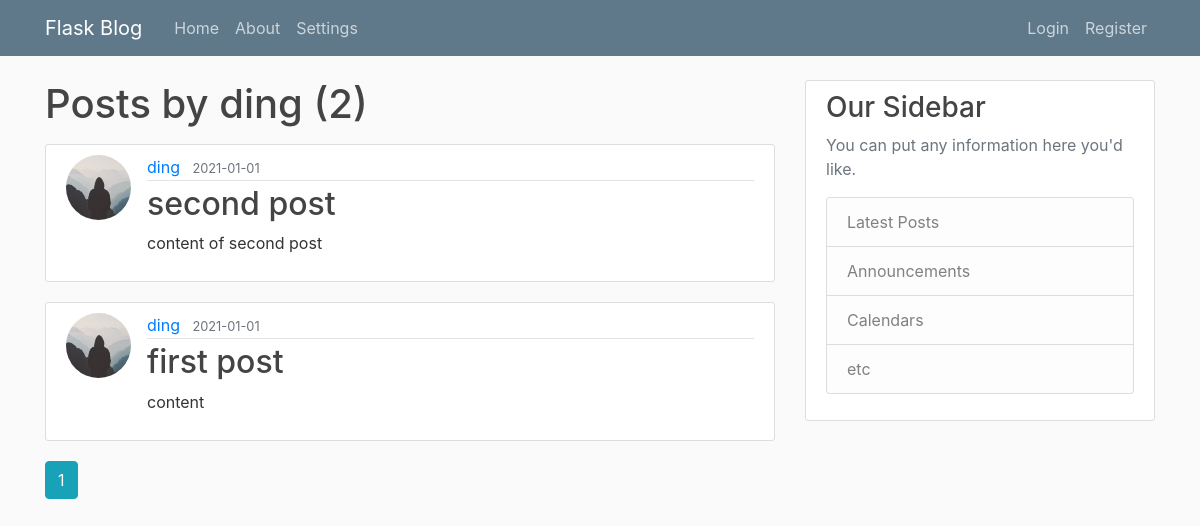
The page /user/ding on the database its author committed.
### flaskblog/models.py (models this page shows, shortened)
class User(db.Model, UserMixin):
    id = db.Column(db.Integer, primary_key=True)
    username = db.Column(db.String(20), unique=True, nullable=False)
    email = db.Column(db.String(120), unique=True, nullable=False)
    image_file = db.Column(db.String(20), nullable=False, default='default.jpg')
    password = db.Column(db.String(60), nullable=False)
    posts = db.relationship('Post', backref='author', lazy=True)

class Post(db.Model):
    id = db.Column(db.Integer, primary_key=True)
    title = db.Column(db.String(100), nullable=False)
    date_posted = db.Column(db.DateTime, nullable=False, default=datetime.now)
    content = db.Column(db.Text, nullable=False)
    user_id = db.Column(db.Integer, db.ForeignKey('user.id'), nullable=False)
    likes = db.Column(db.Integer, default = 0)

### flaskblog/users/routes.py (the view)
@users.route("/user/<string:username>")
def user_posts(username):
    page = request.args.get('page', 1, type=int)
    user = User.query.filter_by(username=username).first_or_404()
    posts = Post.query.filter_by(author=user)\
        .order_by(Post.date_posted.desc())\
        .paginate(page=page, per_page=5)
    return render_template('user_posts.html', posts=posts, user=user)

### flaskblog/templates/user_posts.html
{% extends "layout.html" %}
{% block content %}
    <h1 class="mb-3">Posts by {{ user.username }} ({{ posts.total }})</h1>
    {% for post in posts.items %}
        <article class="media content-section">
          <img class="rounded-circle article-img" src="{{ url_for('static', filename='profile_pics/' + post.author.image_file) }}">
          <div class="media-body">
            <div class="article-metadata">
              <a class="mr-2" href="{{ url_for('users.user_posts', username=post.author.username) }}">{{ post.author.username }}</a>
              <small class="text-muted">{{ post.date_posted.strftime('%Y-%m-%d') }}</small>
            </div>
            <h2><a class="article-title" href="{{ url_for('posts.post', post_id=post.id) }}">{{ post.title }}</a></h2>
            <p class="article-content">{{ post.content }}</p>
          </div>
        </article>
    {% endfor %}
    {% for page_num in posts.iter_pages(left_edge=1, right_edge=1, left_current=1, right_current=2) %}
      {% if page_num %}
        {% if posts.page == page_num %}
          <a class="btn btn-info mb-4" href="{{ url_for('users.user_posts', username=user.username, page=page_num) }}">{{ page_num }}</a>
        {% else %}
          <a class="btn btn-outline-info mb-4" href="{{ url_for('users.user_posts', username=user.username, page=page_num) }}">{{ page_num }}</a>
        {% endif %}
      {% else %}
        ...
      {% endif %}
    {% endfor %}
{% endblock content %}

### flaskblog/static/main.css (style rules this page uses)
body { background: #fafafa; color: #333333; margin-top: 5rem; }
h1, h2, h3, h4, h5, h6 { color: #444444; }
.content-section { background: #ffffff; padding: 10px 20px; border: 1px solid #dddddd; border-radius: 3px; margin-bottom: 20px; }
.article-title { color: #444444; }
.article-content { white-space: pre-line; }
.article-img { height: 65px; width: 65px; margin-right: 16px; }
.article-metadata { padding-bottom: 1px; margin-bottom: 4px; border-bottom: 1px solid #e3e3e3 }

### rows shown on the page
User: username "ding"
Post: image_file (placeholder picture), author.username "ding", date_posted "2021-01-01", title "second post", content "content of second post"
Post: image_file (placeholder picture), author.username "ding", date_posted "2021-01-01", title "first post", content "content"

### other values the page prints
{{ posts.total }} "2"
{{ page_num }} "1"
